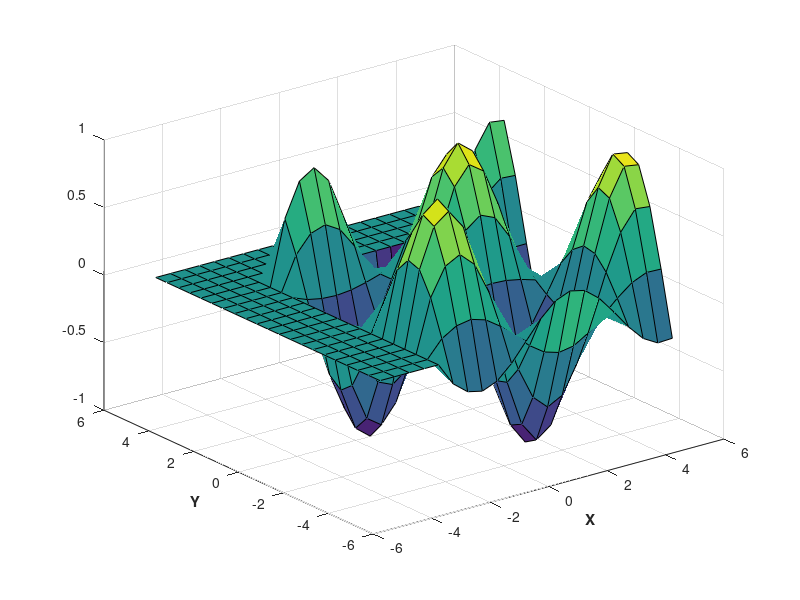

The MATLAB script that drew this image:
% Ref: https://uk.mathworks.com/help/matlab/ref/meshgrid.html

clc 
x = 1:3
y = 1:5
[X,Y] = meshgrid(x,y)
%% 
clc
x = -2:0.25:2
y = x
[X,Y] = meshgrid(x)
F = X.*exp(-X.^2-Y.^2);
surf(X,Y,F)

%% 

z = @(x,y) sin(x).*cos(y) .* ((x>-3) & (y<3));
[X,Y] = meshgrid(-5:0.5:5);
figure(1)
surf(X, Y, z(X,Y))
xlabel('\bfX')
ylabel('\bfY')
grid on
%% PLOT 2
% 
% 
%% 

z = @(x,y) sin(x).*cos(y) .* ((x>-3) & (y<3));
[X,Y] = meshgrid(-4:0.1:4);
figure(1)
surf(X, Y, z(X,Y))
xlabel('\bfX')
ylabel('\bfY')
grid on

%% PLOT3
% 
%% 
x = 0:2:6;
y = 0:1:6;
z = @(x,y) x.^2 + y.^2;
[X,Y] = meshgrid(0:1:10);
figure(1)
surf(X, Y, z(X,Y))
xlabel('\bfX')
ylabel('\bfY')
grid on

%% 
z = @(x,y) sin(x).*cos(y) .* ((x>-3) & (y<3));
[X,Y] = meshgrid(-5:0.5:5);
figure(1)
surf(X, Y, z(X,Y))
xlabel('\bfX')
ylabel('\bfY')
grid on

%% 


